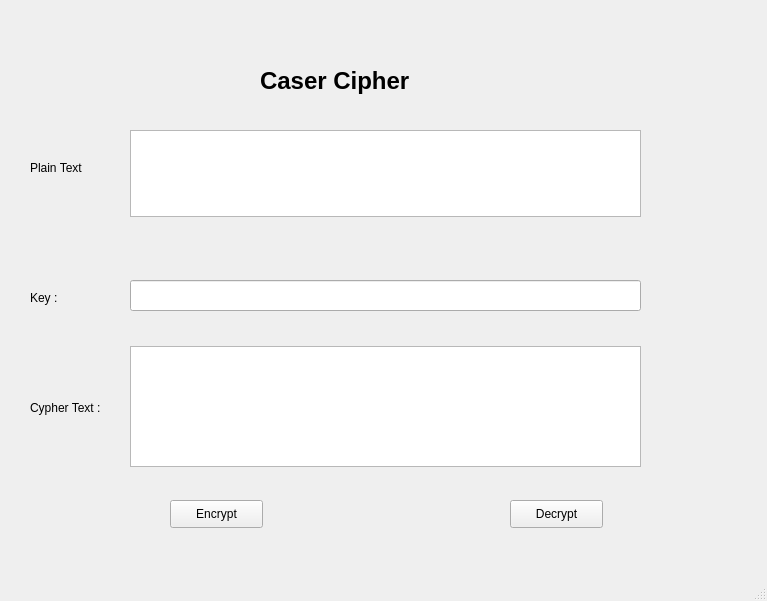
<?xml version="1.0" encoding="UTF-8"?>
<ui version="4.0">
 <class>MainWindow</class>
 <widget class="QMainWindow" name="MainWindow">
  <property name="geometry">
   <rect>
    <x>0</x>
    <y>0</y>
    <width>767</width>
    <height>601</height>
   </rect>
  </property>
  <property name="windowTitle">
   <string>MainWindow</string>
  </property>
  <widget class="QWidget" name="centralwidget">
   <widget class="QTextEdit" name="txt_plain_text">
    <property name="geometry">
     <rect>
      <x>130</x>
      <y>130</y>
      <width>511</width>
      <height>87</height>
     </rect>
    </property>
   </widget>
   <widget class="QTextEdit" name="txt_cipher_text">
    <property name="geometry">
     <rect>
      <x>130</x>
      <y>346</y>
      <width>511</width>
      <height>121</height>
     </rect>
    </property>
   </widget>
   <widget class="QLineEdit" name="lineEdit">
    <property name="geometry">
     <rect>
      <x>130</x>
      <y>280</y>
      <width>511</width>
      <height>31</height>
     </rect>
    </property>
   </widget>
   <widget class="QPushButton" name="btn_encrypt">
    <property name="geometry">
     <rect>
      <x>170</x>
      <y>500</y>
      <width>93</width>
      <height>28</height>
     </rect>
    </property>
    <property name="text">
     <string>Encrypt</string>
    </property>
   </widget>
   <widget class="QPushButton" name="btn_decrypt">
    <property name="geometry">
     <rect>
      <x>510</x>
      <y>500</y>
      <width>93</width>
      <height>28</height>
     </rect>
    </property>
    <property name="text">
     <string>Decrypt</string>
    </property>
   </widget>
   <widget class="QLabel" name="label">
    <property name="geometry">
     <rect>
      <x>30</x>
      <y>160</y>
      <width>55</width>
      <height>16</height>
     </rect>
    </property>
    <property name="text">
     <string>Plain Text :</string>
    </property>
   </widget>
   <widget class="QLabel" name="label_2">
    <property name="geometry">
     <rect>
      <x>30</x>
      <y>290</y>
      <width>55</width>
      <height>16</height>
     </rect>
    </property>
    <property name="text">
     <string>Key :</string>
    </property>
   </widget>
   <widget class="QLabel" name="label_3">
    <property name="geometry">
     <rect>
      <x>30</x>
      <y>400</y>
      <width>81</width>
      <height>16</height>
     </rect>
    </property>
    <property name="text">
     <string>Cypher Text :</string>
    </property>
   </widget>
   <widget class="QLabel" name="label_4">
    <property name="geometry">
     <rect>
      <x>260</x>
      <y>50</y>
      <width>211</width>
      <height>61</height>
     </rect>
    </property>
    <property name="font">
     <font>
      <pointsize>18</pointsize>
      <weight>75</weight>
      <bold>true</bold>
     </font>
    </property>
    <property name="text">
     <string>Caser Cipher</string>
    </property>
   </widget>
  </widget>
  <widget class="QMenuBar" name="menubar">
   <property name="geometry">
    <rect>
     <x>0</x>
     <y>0</y>
     <width>767</width>
     <height>26</height>
    </rect>
   </property>
  </widget>
  <widget class="QStatusBar" name="statusbar"/>
 </widget>
 <resources/>
 <connections/>
</ui>
